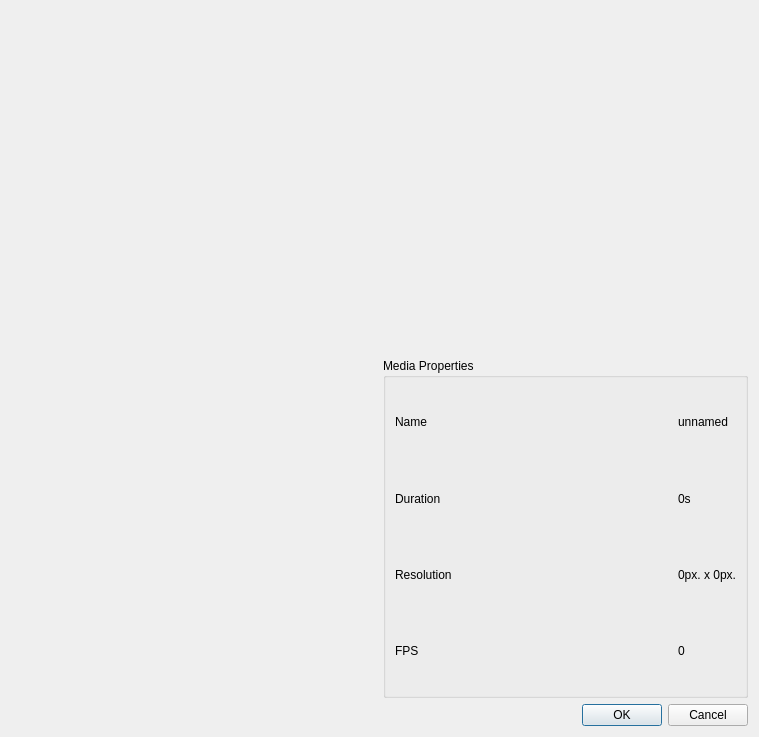
<?xml version="1.0" encoding="UTF-8"?>
<ui version="4.0">
 <class>Import</class>
 <widget class="QDialog" name="Import">
  <property name="geometry">
   <rect>
    <x>0</x>
    <y>0</y>
    <width>759</width>
    <height>737</height>
   </rect>
  </property>
  <property name="sizePolicy">
   <sizepolicy hsizetype="Preferred" vsizetype="Preferred">
    <horstretch>0</horstretch>
    <verstretch>0</verstretch>
   </sizepolicy>
  </property>
  <property name="windowTitle">
   <string>Dialog</string>
  </property>
  <layout class="QGridLayout" name="gridLayout">
   <item row="0" column="0">
    <widget class="QWidget" name="FileBrowserWidget" native="true">
     <property name="sizePolicy">
      <sizepolicy hsizetype="MinimumExpanding" vsizetype="Preferred">
       <horstretch>0</horstretch>
       <verstretch>0</verstretch>
      </sizepolicy>
     </property>
    </widget>
   </item>
   <item row="0" column="1">
    <widget class="QWidget" name="PreviewWidget" native="true">
     <property name="sizePolicy">
      <sizepolicy hsizetype="Ignored" vsizetype="Ignored">
       <horstretch>0</horstretch>
       <verstretch>0</verstretch>
      </sizepolicy>
     </property>
     <property name="minimumSize">
      <size>
       <width>328</width>
       <height>340</height>
      </size>
     </property>
     <zorder>MediaPropertiesGroupBox</zorder>
    </widget>
   </item>
   <item row="1" column="1">
    <widget class="QGroupBox" name="MediaPropertiesGroupBox">
     <property name="sizePolicy">
      <sizepolicy hsizetype="Expanding" vsizetype="Preferred">
       <horstretch>0</horstretch>
       <verstretch>0</verstretch>
      </sizepolicy>
     </property>
     <property name="title">
      <string>Media Properties</string>
     </property>
     <layout class="QGridLayout" name="gridLayout_3">
      <item row="0" column="1">
       <widget class="QLabel" name="nameValueLabel">
        <property name="text">
         <string>unnamed</string>
        </property>
       </widget>
      </item>
      <item row="1" column="0">
       <widget class="QLabel" name="durationLabel">
        <property name="text">
         <string>Duration</string>
        </property>
       </widget>
      </item>
      <item row="1" column="1">
       <widget class="QLabel" name="durationValueLabel">
        <property name="text">
         <string>0s</string>
        </property>
       </widget>
      </item>
      <item row="2" column="0">
       <widget class="QLabel" name="resolutionLabel">
        <property name="sizePolicy">
         <sizepolicy hsizetype="Expanding" vsizetype="Preferred">
          <horstretch>0</horstretch>
          <verstretch>0</verstretch>
         </sizepolicy>
        </property>
        <property name="text">
         <string>Resolution</string>
        </property>
       </widget>
      </item>
      <item row="2" column="1">
       <widget class="QLabel" name="resolutionValueLabel">
        <property name="sizePolicy">
         <sizepolicy hsizetype="Maximum" vsizetype="Minimum">
          <horstretch>0</horstretch>
          <verstretch>0</verstretch>
         </sizepolicy>
        </property>
        <property name="text">
         <string>0px. x 0px.</string>
        </property>
       </widget>
      </item>
      <item row="3" column="0">
       <widget class="QLabel" name="fpsLabel">
        <property name="sizePolicy">
         <sizepolicy hsizetype="Expanding" vsizetype="Preferred">
          <horstretch>0</horstretch>
          <verstretch>0</verstretch>
         </sizepolicy>
        </property>
        <property name="text">
         <string>FPS</string>
        </property>
       </widget>
      </item>
      <item row="3" column="1">
       <widget class="QLabel" name="fpsValueLabel">
        <property name="text">
         <string>0</string>
        </property>
       </widget>
      </item>
      <item row="0" column="0">
       <widget class="QLabel" name="nameLabel">
        <property name="text">
         <string>Name</string>
        </property>
       </widget>
      </item>
     </layout>
    </widget>
   </item>
   <item row="2" column="1">
    <widget class="QDialogButtonBox" name="buttonBox">
     <property name="orientation">
      <enum>Qt::Horizontal</enum>
     </property>
     <property name="standardButtons">
      <set>QDialogButtonBox::Cancel|QDialogButtonBox::Ok</set>
     </property>
    </widget>
   </item>
  </layout>
 </widget>
 <resources/>
 <connections>
  <connection>
   <sender>buttonBox</sender>
   <signal>accepted()</signal>
   <receiver>Import</receiver>
   <slot>accept()</slot>
   <hints>
    <hint type="sourcelabel">
     <x>248</x>
     <y>254</y>
    </hint>
    <hint type="destinationlabel">
     <x>157</x>
     <y>274</y>
    </hint>
   </hints>
  </connection>
  <connection>
   <sender>buttonBox</sender>
   <signal>rejected()</signal>
   <receiver>Import</receiver>
   <slot>reject()</slot>
   <hints>
    <hint type="sourcelabel">
     <x>316</x>
     <y>260</y>
    </hint>
    <hint type="destinationlabel">
     <x>286</x>
     <y>274</y>
    </hint>
   </hints>
  </connection>
 </connections>
</ui>
